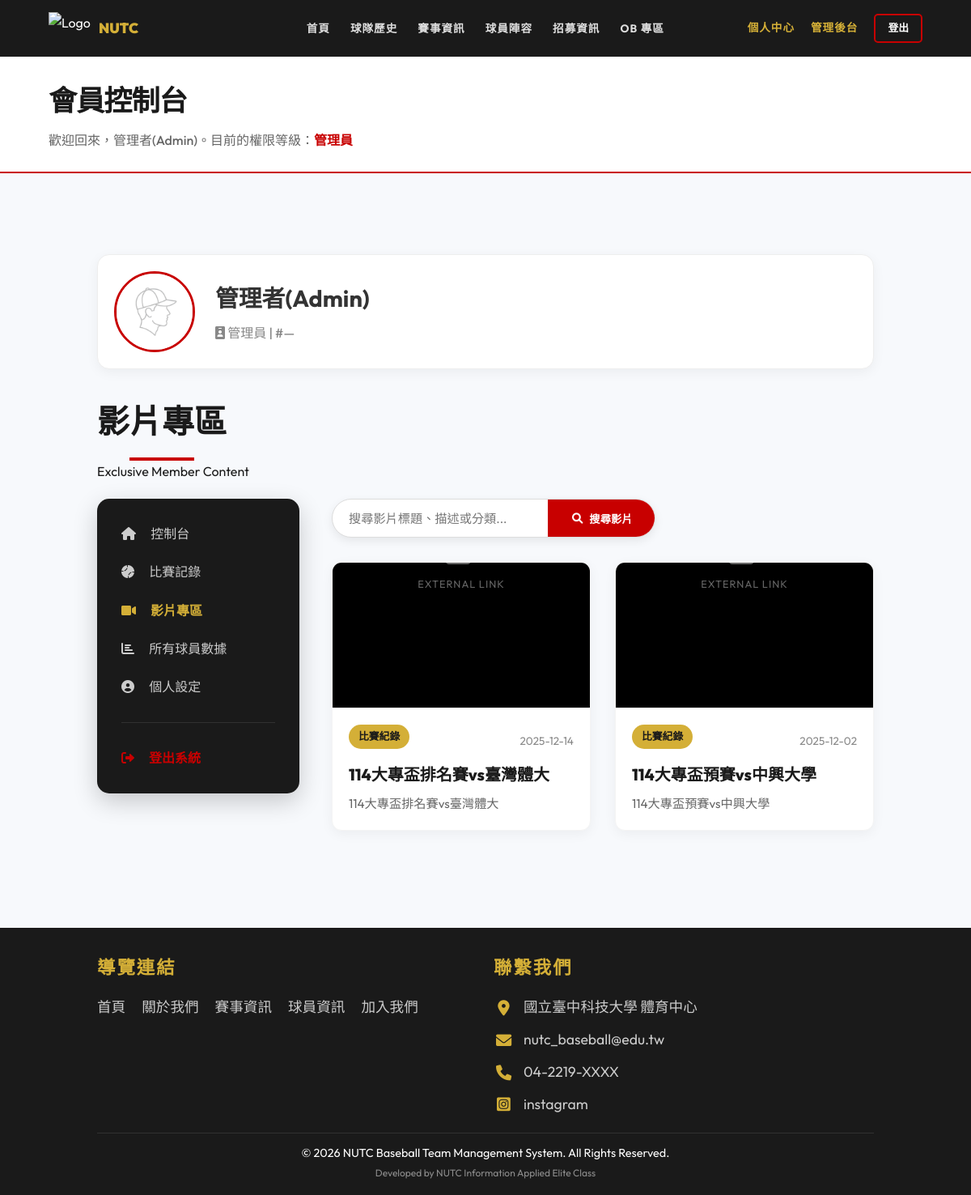
Screenshot of /video_zone.php (signed in) with the database file from the repository.
### tables this page shows
CREATE TABLE `video` (
  `Video_id` int(11) NOT NULL COMMENT '影片唯一識別碼',
  `Team_Id` int(11) DEFAULT NULL COMMENT '關聯 Team.team_Id',
  `title` varchar(255) DEFAULT NULL COMMENT '影片標題',
  `description` text DEFAULT NULL COMMENT '描述',
  `url` varchar(255) DEFAULT NULL COMMENT 'YouTube 影片連結',
  `date` date DEFAULT NULL COMMENT '日期',
  `category` varchar(100) DEFAULT NULL COMMENT '分類'
);

CREATE TABLE `contact_us` (
  `id` int(11) NOT NULL,
  `icon_class` varchar(50) NOT NULL,
  `content_text` varchar(255) NOT NULL,
  `link` varchar(255) DEFAULT NULL
);

### includes/config.php (called while the page is built, shortened)
<?php
require_once 'Database.php';
$db = new Database();
function isLoggedIn() {
    return isset($_SESSION['user']);
}
function isAdmin() {
    return isLoggedIn() && $_SESSION['user']['role'] === 'admin';
}

### includes/Database.php (called while the page is built, shortened)
<?php
class Database {
    private $pdo;
    public function __construct() {
        $host = 'localhost';
        $db   = 'baseball_web';
        $user = 'root';
        $pass = '';
        $charset = 'utf8mb4';
        $dsn = "mysql:host=$host;port=3306;dbname=$db;charset=$charset";
        $options = [
            PDO::ATTR_ERRMODE            => PDO::ERRMODE_EXCEPTION,
            PDO::ATTR_DEFAULT_FETCH_MODE => PDO::FETCH_ASSOC,
            PDO::ATTR_EMULATE_PREPARES   => false,
        ];
        try {
            $this->pdo = new PDO($dsn, $user, $pass, $options);
            $stmt = $this->pdo->query("DESCRIBE `player_game_details`");
            $cols = $stmt->fetchAll(PDO::FETCH_COLUMN);
        } catch (\PDOException $e) {
            throw new \PDOException($e->getMessage(), (int)$e->getCode());
        }
    }
    public function getAll($table) {
        $stmt = $this->pdo->query("SELECT * FROM `$table`");
        return $stmt->fetchAll();
    }
    public function find($table, $key, $value) {
        $stmt = $this->pdo->prepare("SELECT * FROM `$table` WHERE `$key` = ?");
        $stmt->execute([$value]);
        return $stmt->fetch();
    }
}

### video_zone.php (the view, shortened to what this page needs)
<?php
require_once 'includes/header.php';
$user = $_SESSION['user'];
$roleMap = ['admin' => '管理員', 'player' => '本校球員', 'ob' => '畢業學長'];
$role = isset($roleMap[$user['role']]) ? $roleMap[$user['role']] : '未知';
$playerData = $db->find('player', 'mId', $user['mId']);
$videos = $db->getAll('video');
usort($videos, function($a, $b) {
    return strtotime($b['date']) - strtotime($a['date']);
});
$search = $_GET['search'] ?? '';
function getYoutubeThumb($url) {
    $id = '';
    return null;
}
function getJumpLink($url) {
    return $url;
}
?>
<link rel="stylesheet" href="assets/css/member_dashboard.css">
<link rel="stylesheet" href="assets/css/video_zone.css">
<div class="page-header">
    <h1>會員控制台</h1>
    <p>歡迎回來，<?= htmlspecialchars($user['name']) ?>。目前的權限等級：<span class="stats-primary" style="font-weight:800;"><?= $role ?></span></p>
</div>
<section>
    <div class="container">
        <div style="display:flex; align-items:center; gap:25px; margin-bottom:30px; background:white; padding:20px; border-radius:15px; box-shadow:0 4px 15px rgba(0,0,0,0.05); border:1px solid #eee;">
            <div style="width:100px; height:100px; border-radius:50%; overflow:hidden; border:3px solid var(--primary); flex-shrink:0;">
                <?php $imgSrc = ($playerData && !empty($playerData['image_path'])) ? htmlspecialchars($playerData['image_path']) : 'assets/images/default-player.png'; ?>
                <img src="<?= $imgSrc ?>" style="width:100%; height:100%; object-fit:cover;">
            </div>
            <div>
                <h2 style="margin:0; color:#333; font-size:1.8rem;"><?= htmlspecialchars($user['name']) ?></h2>
                <p style="margin:5px 0 0; color:#888; font-weight:500;"><i class="fas fa-id-badge"></i> <?= $role ?> | #<?= $playerData ? htmlspecialchars($playerData['jersey_number'] ?? '—') : '—' ?></p>
            </div>
        </div>
        <div class="section-title member-section-title" style="margin-bottom: 20px;">
            <h2>影片專區</h2>
            <p>Exclusive Member Content</p>
        </div>
        <div class="member-dashboard-layout">
            <div class="member-side-menu">
                <ul>
                    <li><a href="member_dashboard.php"><i class="fas fa-home"></i> 控制台</a></li>
                    <li><a href="member_matches.php"><i class="fas fa-baseball-ball"></i> 比賽記錄</a></li>
                    <li><a href="video_zone.php" class="active"><i class="fas fa-video"></i> 影片專區</a></li>
                    <?php if (isAdmin()): ?>
                        <li><a href="admin_all_players_stats.php"><i class="fas fa-chart-bar"></i> 所有球員數據</a></li>
                    <?php else: ?>
                        <li><a href="member_dashboard.php?tab=my_stats"><i class="fas fa-chart-bar"></i> 我的詳細數據</a></li>
                    <?php endif; ?>
                    <li><a href="member_dashboard.php?tab=settings"><i class="fas fa-user-circle"></i> 個人設定</a></li>
                </ul>
                <hr>
                <a href="logout.php" class="logout-link"><i class="fas fa-sign-out-alt"></i> 登出系統</a>
            </div>
            <div>
                <form method="GET" class="search-bar-container">
                    <input type="text" name="search" class="search-bar-input" placeholder="搜尋影片標題、描述或分類..." value="<?= htmlspecialchars($search) ?>">
                    <button type="submit" class="search-bar-btn"><i class="fas fa-search"></i> 搜尋影片</button>
                </form>
                <?php if (empty($videos)): ?>
                    <div class="empty-state-message">
                        <i class="fas fa-video-slash"></i>
                        未找到符合搜尋條件的影片。
                    </div>
                <?php else: ?>
                    <div class="video-grid">
                        <?php foreach ($videos as $video): ?>
                        <a href="<?= getJumpLink($video['url']) ?>" target="_blank" class="video-card-link">
                            <div class="video-card">
                                <div class="video-wrapper" style="position: relative; background: #000; overflow: hidden; display: flex; align-items: center; justify-content: center; height: 180px;">
                                    <?php $thumb = getYoutubeThumb($video['url']); ?>
                                    <?php if ($thumb): ?>
                                        <img src="<?= $thumb ?>" class="video-thumbnail" alt="<?= htmlspecialchars($video['title']) ?>" style="width: 100%; height: 100%; object-fit: cover;">
                                    <?php else: ?>
                                        <div style="text-align: center; color: rgba(255,255,255,0.4);">
                                            <i class="fas fa-external-link-alt" style="font-size: 2.5rem; margin-bottom: 10px; display: block;"></i>
                                            <span style="font-size: 0.8rem; letter-spacing: 1px;">EXTERNAL LINK</span>
                                        </div>
                                    <?php endif; ?>
                                </div>
                                <div class="video-info">
                                    <div class="video-meta-top">
                                        <span class="video-category"><?= htmlspecialchars($video['category']) ?></span>
                                        <span class="video-date"><?= htmlspecialchars($video['date']) ?></span>
                                    </div>
                                    <h3 class="video-title"><?= htmlspecialchars($video['title']) ?></h3>
                                    <p class="video-desc"><?= htmlspecialchars($video['description']) ?></p>
                                </div>
                            </div>
                        </a>
                        <?php endforeach; ?>
                    </div>
                <?php endif; ?>
            </div>
        </div>
    </div>
</section>
<?php require_once 'includes/footer.php'; ?>

### includes/header.php (shortened to what this page needs)
<?php require_once 'config.php'; ?>
<!DOCTYPE html>
<html lang="zh-TW">
<head>
    <link rel="stylesheet" href="assets/css/style.css?v=2">
    <?php
    $css_file = 'assets/css/' . basename($_SERVER['PHP_SELF'], '.php') . '.css';
    if (file_exists($css_file)): ?>
        <link rel="stylesheet" href="<?= $css_file ?>?v=2">
    <?php endif; ?>
    <link rel="stylesheet" href="https://cdnjs.cloudflare.com/ajax/libs/font-awesome/6.0.0/css/all.min.css">
</head>
<body>
    <nav>
        <div class="logo">
            <a href="index.php"
                style="text-decoration: none; color: inherit; display: flex; align-items: center; gap: 10px;">
                <img src="https://img.icons8.com/color/96/baseball.png" alt="Logo" style="height: 40px;">
                <span style="font-size: 1.1rem; font-weight: 900; letter-spacing: 0;">NUTC</span>
            </a>
        </div>
        <div class="nav-menu" id="navMenu">
            <div class="nav-links-container">
                <ul class="nav-links">
                    <li class="<?= basename($_SERVER['PHP_SELF']) == 'index.php' ? 'active' : '' ?>"><a
                            href="index.php">首頁</a></li>
                    <li class="<?= basename($_SERVER['PHP_SELF']) == 'about.php' ? 'active' : '' ?>"><a
                            href="about.php">球隊歷史</a></li>
                    <li class="<?= basename($_SERVER['PHP_SELF']) == 'matches.php' ? 'active' : '' ?>"><a
                            href="matches.php">賽事資訊</a></li>
                    <li class="<?= basename($_SERVER['PHP_SELF']) == 'players.php' ? 'active' : '' ?>"><a
                            href="players.php">球員陣容</a></li>
                    <li class="<?= basename($_SERVER['PHP_SELF']) == 'join.php' ? 'active' : '' ?>"><a
                            href="join.php">招募資訊</a></li>
                    <li class="<?= basename($_SERVER['PHP_SELF']) == 'ob.php' ? 'active' : '' ?>"><a href="ob.php">OB
                            專區</a></li>
                </ul>
            </div>
            <div class="user-action">
                <?php if (isLoggedIn()): ?>
                    <a href="member_dashboard.php"
                        class="header-nav-link gold-link <?= basename($_SERVER['PHP_SELF']) == 'member_dashboard.php' ? 'active' : '' ?>">個人中心</a>
                    <?php if (isAdmin()): ?>
                        <a href="admin_dashboard.php"
                            class="header-nav-link gold-link <?= strpos(basename($_SERVER['PHP_SELF']), 'admin_') === 0 ? 'active' : '' ?>">管理後台</a>
                    <?php endif; ?>
                    <a href="logout.php" class="btn-logout">登出</a>
                <?php else: ?>
                    <a href="login.php" class="btn-login-header">登入</a>
                    <a href="register.php"
                        class="header-nav-link <?= basename($_SERVER['PHP_SELF']) == 'register.php' ? 'active' : '' ?> register-link">註冊</a>
                <?php endif; ?>
            </div>
        </div>
    </nav>

### includes/footer.php (shortened to what this page needs)
<?php
$contactInfos = $db->getAll('contact_us');
?>
<footer>
    <div class="footer-content">
        <div class="footer-section">
            <h3>導覽連結</h3>
            <ul class="footer-links">
                <li><a href="index.php">首頁</a></li>
                <li><a href="about.php">關於我們</a></li>
                <li><a href="matches.php">賽事資訊</a></li>
                <li><a href="players.php">球員資訊</a></li>
                <li><a href="join.php">加入我們</a></li>
            </ul>
        </div>
        <div class="footer-section">
            <h3>聯繫我們</h3>
            <div class="footer-contact-list">
                <?php if (empty($contactInfos)): ?>
                    <p class="footer-contact-empty">尚未設定聯絡資訊</p>
                <?php else: ?>
                    <?php foreach ($contactInfos as $c): ?>
                        <p class="footer-contact-item">
                            <i class="<?= htmlspecialchars($c['icon_class']) ?>"></i>
                            <?php if (!empty($c['link'])): ?>
                                <a href="<?= htmlspecialchars($c['link']) ?>" target="_blank"><?= htmlspecialchars($c['content_text']) ?></a>
                            <?php else: ?>
                                <span><?= htmlspecialchars($c['content_text']) ?></span>
                            <?php endif; ?>
                        </p>
                    <?php endforeach; ?>
                <?php endif; ?>
            </div>
        </div>
    </div>
    <div class="footer-bottom">
        &copy; 2026 NUTC Baseball Team Management System. All Rights Reserved.
        <br><small style="opacity: 0.5;">Developed by NUTC Information Applied Elite Class</small>
    </div>
</footer>
</body>
</html>

### assets/css/video_zone.css (style rules this page uses)
.video-grid { display: grid; grid-template-columns: repeat(auto-fit, minmax(320px, 1fr)); gap: 30px; }
.video-card { background: var(--bg-white); border-radius: 12px; overflow: hidden; box-shadow: 0 4px 15px rgba(0,0,0,0.05); transition: var(--transition); border: 1px solid var(--gray-light); display: flex; flex-direction: column; }
.video-wrapper { position: relative; padding-bottom: 56.25%; height: 0; overflow: hidden; background-color: var(--bg-dark); border-bottom: 1px solid var(--gray-light); }
.video-info { padding: 20px; display: flex; flex-direction: column; flex-grow: 1; }
.video-category { background: var(--secondary); color: var(--text-dark); padding: 4px 12px; border-radius: 50px; font-size: 0.8rem; font-weight: 700; display: inline-block; align-self: flex-start; margin-bottom: 10px; }
.video-meta-top { display: flex; justify-content: space-between; align-items: center; margin-bottom: 8px; }
.video-date { color: #888; font-size: 0.85rem; }
.video-title { font-size: 1.25rem; font-weight: 800; margin-bottom: 10px; color: var(--text-dark); line-height: 1.4; transition: var(--transition); }
.video-desc { color: #666; font-size: 0.95rem; line-height: 1.6; flex-grow: 1; }

### assets/css/member_dashboard.css (style rules this page uses)
.member-dashboard-layout { display: grid; grid-template-columns: 250px minmax(0, 1fr); gap: 40px; align-items: flex-start; }
.member-side-menu { background: var(--bg-dark); color: white; padding: 30px; border-radius: 15px; box-shadow: 0 10px 30px rgba(0,0,0,0.2); }
.member-side-menu ul { list-style: none; padding: 0; margin: 0; }
.member-side-menu li { margin-bottom: 20px; }
.member-side-menu a { color: #ccc; text-decoration: none; transition: var(--transition); }
.member-side-menu a:hover, .member-side-menu a.active { color: var(--secondary); font-weight: 700; }
.member-side-menu a i { margin-right: 15px; }
.member-side-menu hr { border: 0; border-top: 1px solid rgba(255,255,255,0.1); margin: 30px 0; }
.member-side-menu .logout-link { color: var(--primary); text-decoration: none; font-weight: 700; }
.member-section-title { text-align: left; margin-bottom: 30px; }
.stats-primary { color: var(--primary); }

### video_zone.php (style rules this page uses)
.video-card-link { text-decoration: none; color: inherit; display: block; transition: var(--transition); }

### rows the page displays
video: category "比賽紀錄", date "2025-12-14", title "114大專盃排名賽vs臺灣體大", description "114大專盃排名賽vs臺灣體大"
video: category "比賽紀錄", date "2025-12-02", title "114大專盃預賽vs中興大學", description "114大專盃預賽vs中興大學"
contact_us: content_text "國立臺中科技大學 體育中心"
contact_us: content_text "nutc_baseball@edu.tw"
contact_us: content_text "04-2219-XXXX"
contact_us: content_text "instagram"

### other values shown
$user['name'] "管理者(Admin)"
$role "管理員"
